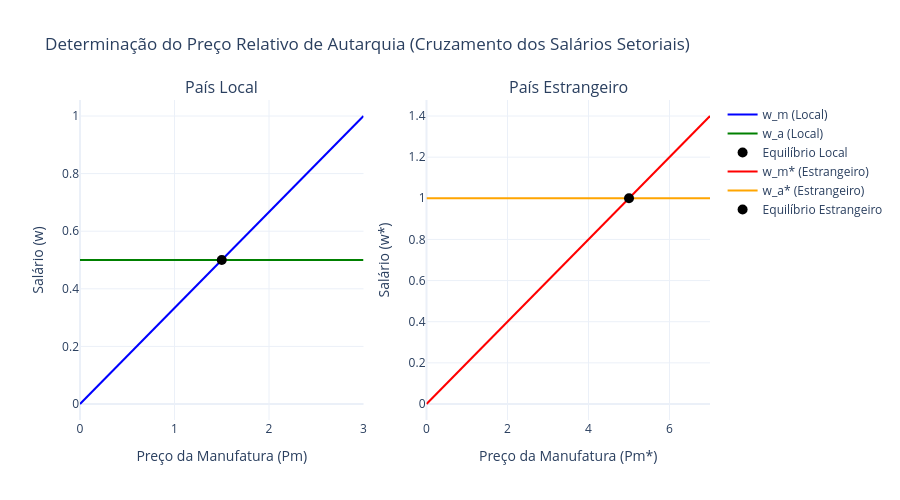

Notebook code cell kept with this figure:
### Markdown cell above
**1.b)** Defina o salário dos setores de manufaturas e de agricultura para cada país (local e estrangeiro) em autarquia. Qual é o papel do salário ($w$)? Apresente a condição de equilíbrio para a produção simultânea de ambos os bens.

Consideramos o mercado competitivo. Portanto, o salário $w_i$ de cada setor depende do produto marginal do trabalho ($\text{PMgL}_i$) e do preço do bem ($P_i$). Assim, temos:

$$w_i = \text{PMgL}_i \cdot P_i$$

Como o produto marginal ($\text{PMgL}_i$) é constante e indicada por:

$$\text{PMgL}_i = \frac{1}{a_i}$$

Rearranjando os temos, o salário pode ser reescrito como:

$$w_i = \frac{P_i}{a_i}$$

Para que a alocação de trabalho permita a produção de ambos os bens, o salário entre os setores deve ser equalizado ($w_i = w_j$). Supomos que deve haver um vetor de preços ($P$) que permita a produção de ambos os bens.

$$w_i = \frac{P_i}{a_i} \quad \text{e} \quad w_j = \frac{P_j}{a_j}$$

---

Isolando a relação entre preços relativos e unidades necessárias de trabalho:

$$\frac{P_i}{P_j} = \frac{a_i}{a_j}$$

A partir dessa relação genérica, podemos responder o item b, estabelecemos o salário local e estrangeiro para manufaturas ($w_m$) e agricultura ($w_a$). Assim, temos:

**Salários no país local:**

* Manufaturas: $$w_m = \text{PMgL}_m \cdot P_m$$
* Agricultura: $$w_a = \text{PMgL}_a \cdot P_a$$

Como podemos substituir pela unidade necessárias de trabalho:

* Manufaturas: $w_m = \frac{P_m}{a_m}$, tal que $\text{PMgL}_m = \frac{1}{a_m}$
* Agricultura: $w_a = \frac{P_a}{a_a}$, tal que $\text{PMgL}_a = \frac{1}{a_a}$

Condição de equilíbrio ($w_m = w_a$). Substituindo:

$$\frac{P_m}{a_m} = \frac{P_a}{a_a}$$

Rearranjando os termos:

$$\frac{P_m}{P_a} = \frac{a_m}{a_a}$$

**Salários no país estrangeiro:**

* Manufaturas: $w_m^* = \text{PMgL}_m^* \cdot P_m^*$
* Agricultura: $w_a^* = \text{PMgL}_a^* \cdot P_a^*$

Como podemos substituir pela necessidade unitária de trabalho:

* Manufaturas: $w_m^* = \frac{P_m^*}{a_m^*}$, tal que $\text{PMgL}_m^* = \frac{1}{a_m^*}$
* Agricultura: $w_a^* = \frac{P_a^*}{a_a^*}$, tal que $\text{PMgL}_a^* = \frac{1}{a_a^*}$

Condição de equilíbrio ($w_m^* = w_a^*$). Substituindo:

$$\frac{P_m^*}{a_m^*} = \frac{P_a^*}{a_a^*}$$

Rearranjando os termos:

$$\frac{P_m^*}{P_a^*} = \frac{a_m^*}{a_a^*}$$

---

Substituindo os valores das necessidades unitárias de trabalho ($a_m = 3$, $a_a = 2$, $a_m^* = 5$ e $a_a^* = 1$), os salários em função dos preços são:

**País Local:**

* Manufaturas: $w_m = \frac{P_m}{3}$
* Agricultura: $w_a = \frac{P_a}{2}$

Condição de equilíbrio ($w_m = w_a$):

$$\frac{P_m}{3} = \frac{P_a}{2} \quad \Rightarrow \quad \frac{P_m}{P_a} = \frac{3}{2}$$

**País Estrangeiro:**

* Manufaturas: $w_m^* = \frac{P_m^*}{5}$
* Agricultura: $w_a^* = \frac{P_a^*}{1} = P_a^*$

Condição de equilíbrio ($w_m^* = w_a^*$):

$$\frac{P_m^*}{5} = \frac{P_a^*}{1} \quad \Rightarrow \quad \frac{P_m^*}{P_a^*} = 5$$

Obs.: Os salários estão em função do preço. Sem o preço absoluto, não é possível identificar o salário nominal absoluto, e a alocação ótima de trabalho depende das preferências da demanda. No entanto, os preços relativos e o custo de oportunidade devem ser iguais para que ambos os bens sejam produzidos simultaneamente.

### Code cell
# 1.b)

import pandas as pd
import numpy as np
import plotly.graph_objects as go
from plotly.subplots import make_subplots

# 1. Parâmetros e condições de equilíbrio

# Necessidades unitárias de trabalho (a_i)
a_m_local, a_a_local = 3, 2
a_m_estrangeiro, a_a_estrangeiro = 5, 1

# Para resolver o sistema e encontrar o salário nominal, definimos o bem agrícola 
# como numéraire, fixando seu preço em 1 (Pa = 1).
Pa_local = 1.0
Pa_estrangeiro = 1.0

# Em autarquia, a condição de equilíbrio exige que w_m = w_a.
# Portanto, Pm/Pa = a_m/a_a. Calculamos o preço de autarquia (Pm):
Pm_local = Pa_local * (a_m_local / a_a_local)
Pm_estrangeiro = Pa_estrangeiro * (a_m_estrangeiro / a_a_estrangeiro)

# Cálculo dos salários nominais de equilíbrio (w = P/a)
w_m_local = Pm_local / a_m_local
w_a_local = Pa_local / a_a_local

w_m_estrangeiro = Pm_estrangeiro / a_m_estrangeiro
w_a_estrangeiro = Pa_estrangeiro / a_a_estrangeiro

# 2. Tabela

dados = {
    "País": ["Local", "Local", "Estrangeiro", "Estrangeiro"],
    "Setor": ["Manufaturas", "Agricultura", "Manufaturas", "Agricultura"],
    "Necessidade Unitária (a_i)": [a_m_local, a_a_local, a_m_estrangeiro, a_a_estrangeiro],
    "PMgL (1/a_i)": [1/a_m_local, 1/a_a_local, 1/a_m_estrangeiro, 1/a_a_estrangeiro],
    "Preço (P_i) simulado": [Pm_local, Pa_local, Pm_estrangeiro, Pa_estrangeiro],
    "Salário (w_i)": [w_m_local, w_a_local, w_m_estrangeiro, w_a_estrangeiro],
    "Preço Relativo (Pm/Pa)": [Pm_local/Pa_local, Pm_local/Pa_local, Pm_estrangeiro/Pa_estrangeiro, Pm_estrangeiro/Pa_estrangeiro]
}

df_salarios = pd.DataFrame(dados)

# Arredondando valores para melhor visualização
df_salarios = df_salarios.round(3)

print("Tabela de Equilíbrio em Autarquia (Assumindo Pa = 1 como numéraire):")
print(df_salarios.to_string(index=False))

# 3. Gráfico e condição de equilíbrio

# Vetor de preços relativos (Pm) para simular as funções de salário, dado Pa=1
pm_vetor_local = np.linspace(0, 3, 100)
pm_vetor_estrangeiro = np.linspace(0, 7, 100)

# Funções de salário em relação ao preço da manufatura
w_m_func_local = pm_vetor_local / a_m_local
w_a_func_local = np.full_like(pm_vetor_local, Pa_local / a_a_local) # Linha horizontal (independe de Pm)

w_m_func_est = pm_vetor_estrangeiro / a_m_estrangeiro
w_a_func_est = np.full_like(pm_vetor_estrangeiro, Pa_estrangeiro / a_a_estrangeiro)

# Criando painel com dois gráficos (Subplots)
fig = make_subplots(rows=1, cols=2, subplot_titles=("País Local", "País Estrangeiro"))

# --- Gráfico 1: País Local ---
# Salário Manufatura
fig.add_trace(go.Scatter(x=pm_vetor_local, y=w_m_func_local, mode='lines', name='w_m (Local)', line=dict(color='blue')), row=1, col=1)
# Salário Agricultura
fig.add_trace(go.Scatter(x=pm_vetor_local, y=w_a_func_local, mode='lines', name='w_a (Local)', line=dict(color='green')), row=1, col=1)
# Ponto de Equilíbrio
fig.add_trace(go.Scatter(x=[Pm_local], y=[w_m_local], mode='markers', marker=dict(size=10, color='black'), name='Equilíbrio Local', 
                         hovertemplate='Pm/Pa: %{x}<br>Salário: %{y}<extra></extra>'), row=1, col=1)

# --- Gráfico 2: País Estrangeiro ---
# Salário Manufatura
fig.add_trace(go.Scatter(x=pm_vetor_estrangeiro, y=w_m_func_est, mode='lines', name='w_m* (Estrangeiro)', line=dict(color='red')), row=1, col=2)
# Salário Agricultura
fig.add_trace(go.Scatter(x=pm_vetor_estrangeiro, y=w_a_func_est, mode='lines', name='w_a* (Estrangeiro)', line=dict(color='orange')), row=1, col=2)
# Ponto de Equilíbrio
fig.add_trace(go.Scatter(x=[Pm_estrangeiro], y=[w_m_estrangeiro], mode='markers', marker=dict(size=10, color='black'), name='Equilíbrio Estrangeiro',
                         hovertemplate='Pm*/Pa*: %{x}<br>Salário*: %{y}<extra></extra>'), row=1, col=2)

# Formatação
fig.update_layout(
    title='Determinação do Preço Relativo de Autarquia (Cruzamento dos Salários Setoriais)',
    template='plotly_white',
    width=900,
    height=500
)

# Ajuste dos eixos
fig.update_xaxes(title_text="Preço da Manufatura (Pm)", row=1, col=1)
fig.update_yaxes(title_text="Salário (w)", row=1, col=1)
fig.update_xaxes(title_text="Preço da Manufatura (Pm*)", row=1, col=2)
fig.update_yaxes(title_text="Salário (w*)", row=1, col=2)

fig.show()

### Figure 1 — Plotly figure (JSON) as saved in the notebook; plotly's stock layout.template omitted (floating-point values rounded to 4 significant figures)
{"data": [{"line": {"color": "blue"}, "mode": "lines", "name": "w_m (Local)", "type": "scatter", "x": [0.0, 0.0303, 0.06061, 0.09091, 0.1212, 0.1515, 0.1818, 0.2121, 0.2424, 0.2727, 0.303, 0.3333, 0.3636, 0.3939, 0.4242, 0.4545, 0.4848, 0.5152, 0.5455, 0.5758, 0.6061, 0.6364, 0.6667, 0.697, 0.7273, 0.7576, 0.7879, 0.8182, 0.8485, 0.8788, 0.9091, 0.9394, 0.9697, 1.0, 1.03, 1.061, 1.091, 1.121, 1.152, 1.182, 1.212, 1.242, 1.273, 1.303, 1.333, 1.364, 1.394, 1.424, 1.455, 1.485, 1.515, 1.545, 1.576, 1.606, 1.636, 1.667, 1.697, 1.727, 1.758, 1.788, 1.818, 1.848, 1.879, 1.909, 1.939, 1.97, 2.0, 2.03, 2.061, 2.091, 2.121, 2.152, 2.182, 2.212, 2.242, 2.273, 2.303, 2.333, 2.364, 2.394, 2.424, 2.455, 2.485, 2.515, 2.545, 2.576, 2.606, 2.636, 2.667, 2.697, 2.727, 2.758, 2.788, 2.818, 2.848, 2.879, 2.909, 2.939, 2.97, 3.0], "xaxis": "x", "y": [0.0, 0.0101, 0.0202, 0.0303, 0.0404, 0.05051, 0.06061, 0.07071, 0.08081, 0.09091, 0.101, 0.1111, 0.1212, 0.1313, 0.1414, 0.1515, 0.1616, 0.1717, 0.1818, 0.1919, 0.202, 0.2121, 0.2222, 0.2323, 0.2424, 0.2525, 0.2626, 0.2727, 0.2828, 0.2929, 0.303, 0.3131, 0.3232, 0.3333, 0.3434, 0.3535, 0.3636, 0.3737, 0.3838, 0.3939, 0.404, 0.4141, 0.4242, 0.4343, 0.4444, 0.4545, 0.4646, 0.4747, 0.4848, 0.4949, 0.5051, 0.5152, 0.5253, 0.5354, 0.5455, 0.5556, 0.5657, 0.5758, 0.5859, 0.596, 0.6061, 0.6162, 0.6263, 0.6364, 0.6465, 0.6566, 0.6667, 0.6768, 0.6869, 0.697, 0.7071, 0.7172, 0.7273, 0.7374, 0.7475, 0.7576, 0.7677, 0.7778, 0.7879, 0.798, 0.8081, 0.8182, 0.8283, 0.8384, 0.8485, 0.8586, 0.8687, 0.8788, 0.8889, 0.899, 0.9091, 0.9192, 0.9293, 0.9394, 0.9495, 0.9596, 0.9697, 0.9798, 0.9899, 1.0], "yaxis": "y"}, {"line": {"color": "green"}, "mode": "lines", "name": "w_a (Local)", "type": "scatter", "x": [0.0, 0.0303, 0.06061, 0.09091, 0.1212, 0.1515, 0.1818, 0.2121, 0.2424, 0.2727, 0.303, 0.3333, 0.3636, 0.3939, 0.4242, 0.4545, 0.4848, 0.5152, 0.5455, 0.5758, 0.6061, 0.6364, 0.6667, 0.697, 0.7273, 0.7576, 0.7879, 0.8182, 0.8485, 0.8788, 0.9091, 0.9394, 0.9697, 1.0, 1.03, 1.061, 1.091, 1.121, 1.152, 1.182, 1.212, 1.242, 1.273, 1.303, 1.333, 1.364, 1.394, 1.424, 1.455, 1.485, 1.515, 1.545, 1.576, 1.606, 1.636, 1.667, 1.697, 1.727, 1.758, 1.788, 1.818, 1.848, 1.879, 1.909, 1.939, 1.97, 2.0, 2.03, 2.061, 2.091, 2.121, 2.152, 2.182, 2.212, 2.242, 2.273, 2.303, 2.333, 2.364, 2.394, 2.424, 2.455, 2.485, 2.515, 2.545, 2.576, 2.606, 2.636, 2.667, 2.697, 2.727, 2.758, 2.788, 2.818, 2.848, 2.879, 2.909, 2.939, 2.97, 3.0], "xaxis": "x", "y": [0.5, 0.5, 0.5, 0.5, 0.5, 0.5, 0.5, 0.5, 0.5, 0.5, 0.5, 0.5, 0.5, 0.5, 0.5, 0.5, 0.5, 0.5, 0.5, 0.5, 0.5, 0.5, 0.5, 0.5, 0.5, 0.5, 0.5, 0.5, 0.5, 0.5, 0.5, 0.5, 0.5, 0.5, 0.5, 0.5, 0.5, 0.5, 0.5, 0.5, 0.5, 0.5, 0.5, 0.5, 0.5, 0.5, 0.5, 0.5, 0.5, 0.5, 0.5, 0.5, 0.5, 0.5, 0.5, 0.5, 0.5, 0.5, 0.5, 0.5, 0.5, 0.5, 0.5, 0.5, 0.5, 0.5, 0.5, 0.5, 0.5, 0.5, 0.5, 0.5, 0.5, 0.5, 0.5, 0.5, 0.5, 0.5, 0.5, 0.5, 0.5, 0.5, 0.5, 0.5, 0.5, 0.5, 0.5, 0.5, 0.5, 0.5, 0.5, 0.5, 0.5, 0.5, 0.5, 0.5, 0.5, 0.5, 0.5, 0.5], "yaxis": "y"}, {"hovertemplate": "Pm/Pa: %{x}<br>Salário: %{y}<extra></extra>", "marker": {"color": "black", "size": 10}, "mode": "markers", "name": "Equilíbrio Local", "type": "scatter", "x": [1.5], "xaxis": "x", "y": [0.5], "yaxis": "y"}, {"line": {"color": "red"}, "mode": "lines", "name": "w_m* (Estrangeiro)", "type": "scatter", "x": [0.0, 0.07071, 0.1414, 0.2121, 0.2828, 0.3535, 0.4242, 0.4949, 0.5657, 0.6364, 0.7071, 0.7778, 0.8485, 0.9192, 0.9899, 1.061, 1.131, 1.202, 1.273, 1.343, 1.414, 1.485, 1.556, 1.626, 1.697, 1.768, 1.838, 1.909, 1.98, 2.051, 2.121, 2.192, 2.263, 2.333, 2.404, 2.475, 2.545, 2.616, 2.687, 2.758, 2.828, 2.899, 2.97, 3.04, 3.111, 3.182, 3.253, 3.323, 3.394, 3.465, 3.535, 3.606, 3.677, 3.747, 3.818, 3.889, 3.96, 4.03, 4.101, 4.172, 4.242, 4.313, 4.384, 4.455, 4.525, 4.596, 4.667, 4.737, 4.808, 4.879, 4.949, 5.02, 5.091, 5.162, 5.232, 5.303, 5.374, 5.444, 5.515, 5.586, 5.657, 5.727, 5.798, 5.869, 5.939, 6.01, 6.081, 6.152, 6.222, 6.293, 6.364, 6.434, 6.505, 6.576, 6.646, 6.717, 6.788, 6.859, 6.929, 7.0], "xaxis": "x2", "y": [0.0, 0.01414, 0.02828, 0.04242, 0.05657, 0.07071, 0.08485, 0.09899, 0.1131, 0.1273, 0.1414, 0.1556, 0.1697, 0.1838, 0.198, 0.2121, 0.2263, 0.2404, 0.2545, 0.2687, 0.2828, 0.297, 0.3111, 0.3253, 0.3394, 0.3535, 0.3677, 0.3818, 0.396, 0.4101, 0.4242, 0.4384, 0.4525, 0.4667, 0.4808, 0.4949, 0.5091, 0.5232, 0.5374, 0.5515, 0.5657, 0.5798, 0.5939, 0.6081, 0.6222, 0.6364, 0.6505, 0.6646, 0.6788, 0.6929, 0.7071, 0.7212, 0.7354, 0.7495, 0.7636, 0.7778, 0.7919, 0.8061, 0.8202, 0.8343, 0.8485, 0.8626, 0.8768, 0.8909, 0.9051, 0.9192, 0.9333, 0.9475, 0.9616, 0.9758, 0.9899, 1.004, 1.018, 1.032, 1.046, 1.061, 1.075, 1.089, 1.103, 1.117, 1.131, 1.145, 1.16, 1.174, 1.188, 1.202, 1.216, 1.23, 1.244, 1.259, 1.273, 1.287, 1.301, 1.315, 1.329, 1.343, 1.358, 1.372, 1.386, 1.4], "yaxis": "y2"}, {"line": {"color": "orange"}, "mode": "lines", "name": "w_a* (Estrangeiro)", "type": "scatter", "x": [0.0, 0.07071, 0.1414, 0.2121, 0.2828, 0.3535, 0.4242, 0.4949, 0.5657, 0.6364, 0.7071, 0.7778, 0.8485, 0.9192, 0.9899, 1.061, 1.131, 1.202, 1.273, 1.343, 1.414, 1.485, 1.556, 1.626, 1.697, 1.768, 1.838, 1.909, 1.98, 2.051, 2.121, 2.192, 2.263, 2.333, 2.404, 2.475, 2.545, 2.616, 2.687, 2.758, 2.828, 2.899, 2.97, 3.04, 3.111, 3.182, 3.253, 3.323, 3.394, 3.465, 3.535, 3.606, 3.677, 3.747, 3.818, 3.889, 3.96, 4.03, 4.101, 4.172, 4.242, 4.313, 4.384, 4.455, 4.525, 4.596, 4.667, 4.737, 4.808, 4.879, 4.949, 5.02, 5.091, 5.162, 5.232, 5.303, 5.374, 5.444, 5.515, 5.586, 5.657, 5.727, 5.798, 5.869, 5.939, 6.01, 6.081, 6.152, 6.222, 6.293, 6.364, 6.434, 6.505, 6.576, 6.646, 6.717, 6.788, 6.859, 6.929, 7.0], "xaxis": "x2", "y": [1.0, 1.0, 1.0, 1.0, 1.0, 1.0, 1.0, 1.0, 1.0, 1.0, 1.0, 1.0, 1.0, 1.0, 1.0, 1.0, 1.0, 1.0, 1.0, 1.0, 1.0, 1.0, 1.0, 1.0, 1.0, 1.0, 1.0, 1.0, 1.0, 1.0, 1.0, 1.0, 1.0, 1.0, 1.0, 1.0, 1.0, 1.0, 1.0, 1.0, 1.0, 1.0, 1.0, 1.0, 1.0, 1.0, 1.0, 1.0, 1.0, 1.0, 1.0, 1.0, 1.0, 1.0, 1.0, 1.0, 1.0, 1.0, 1.0, 1.0, 1.0, 1.0, 1.0, 1.0, 1.0, 1.0, 1.0, 1.0, 1.0, 1.0, 1.0, 1.0, 1.0, 1.0, 1.0, 1.0, 1.0, 1.0, 1.0, 1.0, 1.0, 1.0, 1.0, 1.0, 1.0, 1.0, 1.0, 1.0, 1.0, 1.0, 1.0, 1.0, 1.0, 1.0, 1.0, 1.0, 1.0, 1.0, 1.0, 1.0], "yaxis": "y2"}, {"hovertemplate": "Pm*/Pa*: %{x}<br>Salário*: %{y}<extra></extra>", "marker": {"color": "black", "size": 10}, "mode": "markers", "name": "Equilíbrio Estrangeiro", "type": "scatter", "x": [5], "xaxis": "x2", "y": [1], "yaxis": "y2"}], "layout": {"annotations": [{"font": {"size": 16}, "showarrow": false, "text": "País Local", "x": 0.225, "xanchor": "center", "xref": "paper", "y": 1, "yanchor": "bottom", "yref": "paper"}, {"font": {"size": 16}, "showarrow": false, "text": "País Estrangeiro", "x": 0.775, "xanchor": "center", "xref": "paper", "y": 1, "yanchor": "bottom", "yref": "paper"}], "height": 500, "title": {"text": "Determinação do Preço Relativo de Autarquia (Cruzamento dos Salários Setoriais)"}, "width": 900, "xaxis": {"anchor": "y", "domain": [0, 0.45], "title": {"text": "Preço da Manufatura (Pm)"}}, "xaxis2": {"anchor": "y2", "domain": [0.55, 1], "title": {"text": "Preço da Manufatura (Pm*)"}}, "yaxis": {"anchor": "x", "domain": [0, 1], "title": {"text": "Salário (w)"}}, "yaxis2": {"anchor": "x2", "domain": [0, 1], "title": {"text": "Salário (w*)"}}}}
